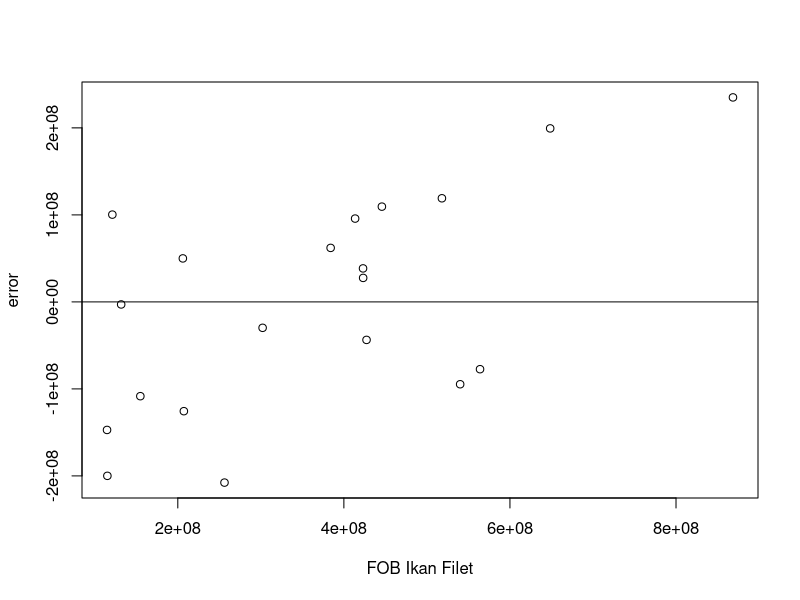
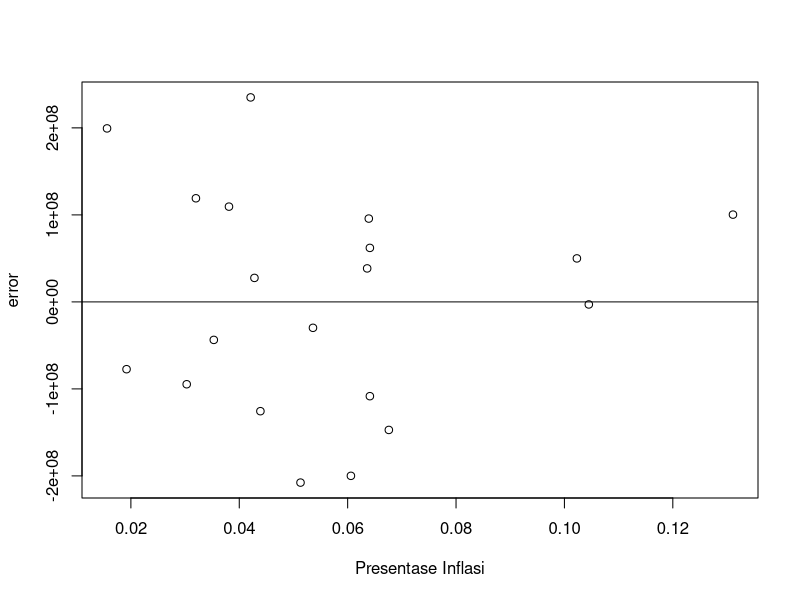

Recreate these plots in R, in order.
setwd("D:/METOPEL UAS/SAY METOPEL")
library(readxl)
library(tidyverse)
library(kableExtra)
read_excel("TPI1.xlsx")
dat <- read_excel("TPI1.xlsx")
kbl(dat) %>%
  kable_styling(bootstrap_options = c("striped", "hover", "condensed", "responsive"))


#Regresi Multivariat
    #X = Inflasi, Y = Ekspor ikan filet, S = Ekspor Tepung Ikan

reg1<-lm(data=dat,filet~inflasi+tepung) #Y~X+S
summary(reg1) 
#S berpengaruh terhadap Y,

#plot error
dat$m<-resid(reg1)
plot(dat$filet,dat$m,xlab="FOB Ikan Filet",ylab="error")
abline(h=0) # membuat garis horizontal di y=0

plot(dat$inflasi,dat$m,xlab="Presentase Inflasi",ylab="error")
abline(h=0)
